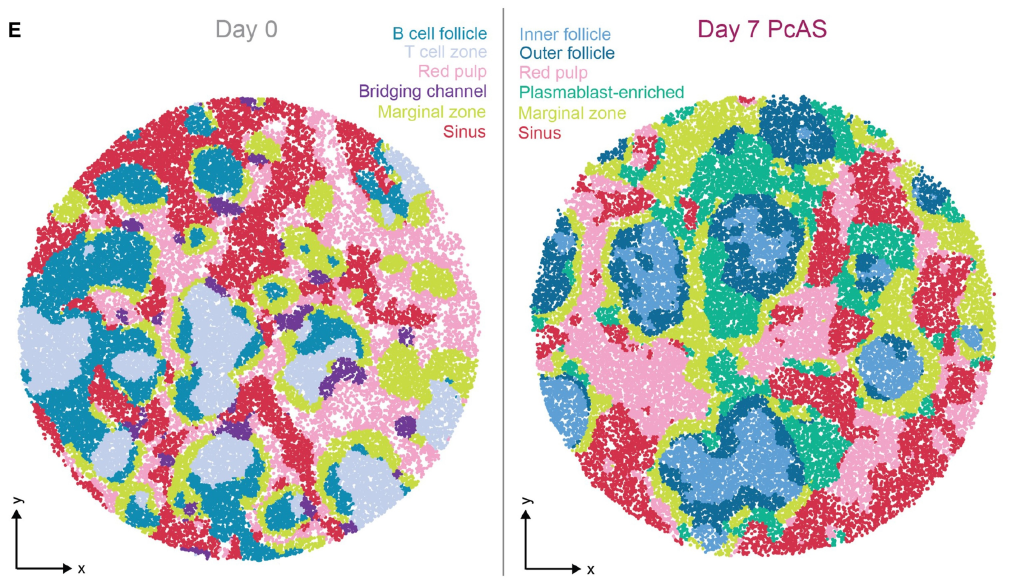
#> input picture images/gr3_lrg.jpg, 3051 x 1738 px, found by its file name (shown at 1/3 size)
$ python figure_dark.py images/gr3_lrg.jpg images/gr3_dark.webp 1200 0.7
#> lines starting #> are read from the running program, lines starting #| are printed output that depends on the picture
"""Makes a dark-background version of a white-background figure (a paper figure screenshot).

White becomes transparent; coloured marks keep their exact colours; black/grey text and lines turn
light. Anti-aliased edges are un-blended from white using the solid colour next to them, so edges
stay clean (no white fringes) on a dark page.

Optional 4th argument, lift (0-1, default 0): brightens the darkest colours (OKLab lightness below
0.62), so dark labels stay readable on a dark page. Every pixel of a colour moves the same way, so
legend labels still match the marks they describe.

Usage (needs Pillow and NumPy):
    python3 tools/figure_dark.py images/gr3_lrg.jpg images/gr3_dark.webp 1200 0.7
"""
import sys
import numpy as np
from PIL import Image

src, dst, width = sys.argv[1], sys.argv[2], int(sys.argv[3])
lift = float(sys.argv[4]) if len(sys.argv) > 4 else 0.0
im = Image.open(src).convert("RGB")
#> im is the input picture: PIL image 3051x1738 RGB; mean R, G, B 202.7, 199, 196.1
if im.width > width:
    im = im.resize((width, round(im.height * width / im.width)), Image.LANCZOS)
#> im: PIL image 1200x684 RGB
c = np.asarray(im).astype(np.float32) / 255.0
H, W, _ = c.shape
#> H = 684; W = 1200

ink = (1 - c).max(-1)          # how far from white each pixel is

# For each pixel, the "solid" colour of the mark it belongs to: the inkiest pixel within 2px.
R = 2
pad = np.pad(c, ((R, R), (R, R), (0, 0)), mode="edge")
pad_ink = np.pad(ink, R, mode="edge")
best_ink = np.full((H, W), -1.0, np.float32)
F = np.ones_like(c)
for dy in range(2 * R + 1):
    for dx in range(2 * R + 1):
        k = pad_ink[dy:dy + H, dx:dx + W]
        better = k > best_ink
        best_ink = np.where(better, k, best_ink)
        F = np.where(better[..., None], pad[dy:dy + H, dx:dx + W], F)
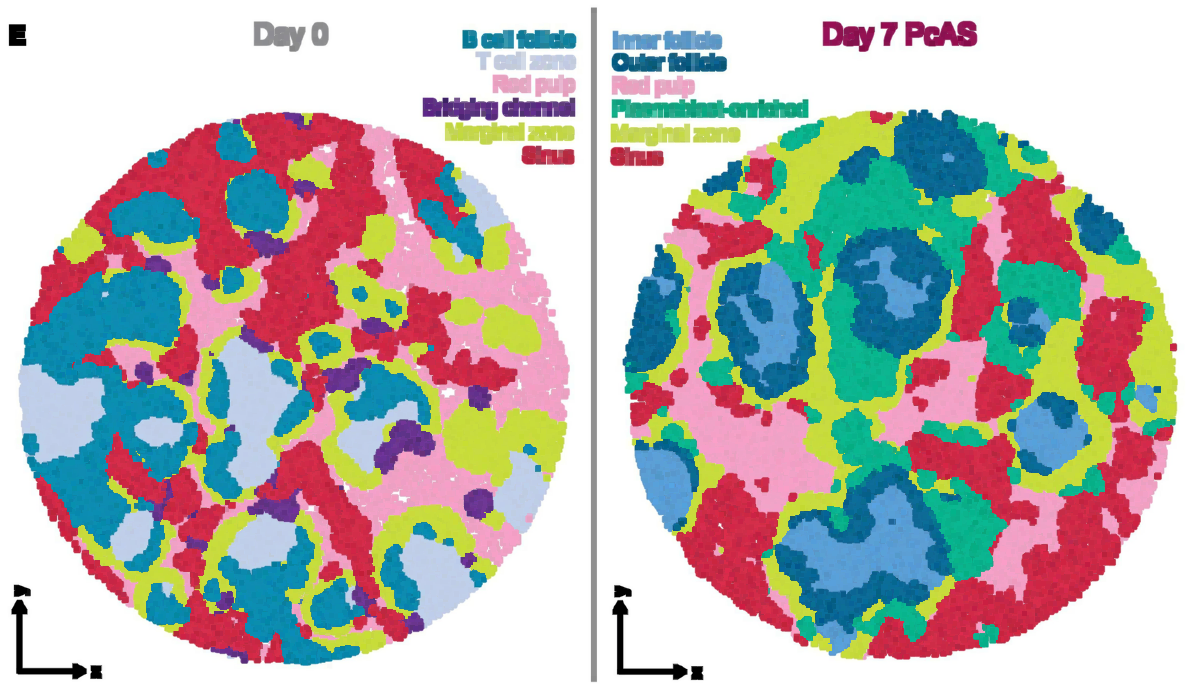
#> F: shape (684, 1200, 3) float32; mean R, G, B 0.723, 0.709, 0.697
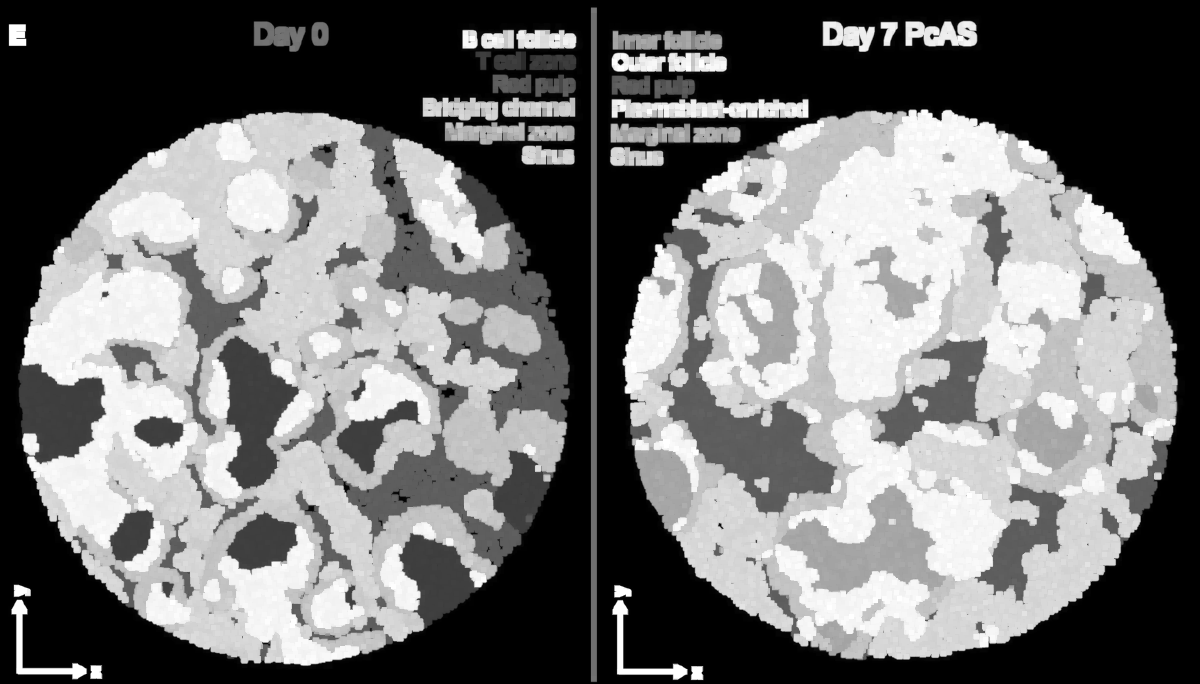
#> best_ink: shape (684, 1200) float32; min 0, max 1, mean 0.458
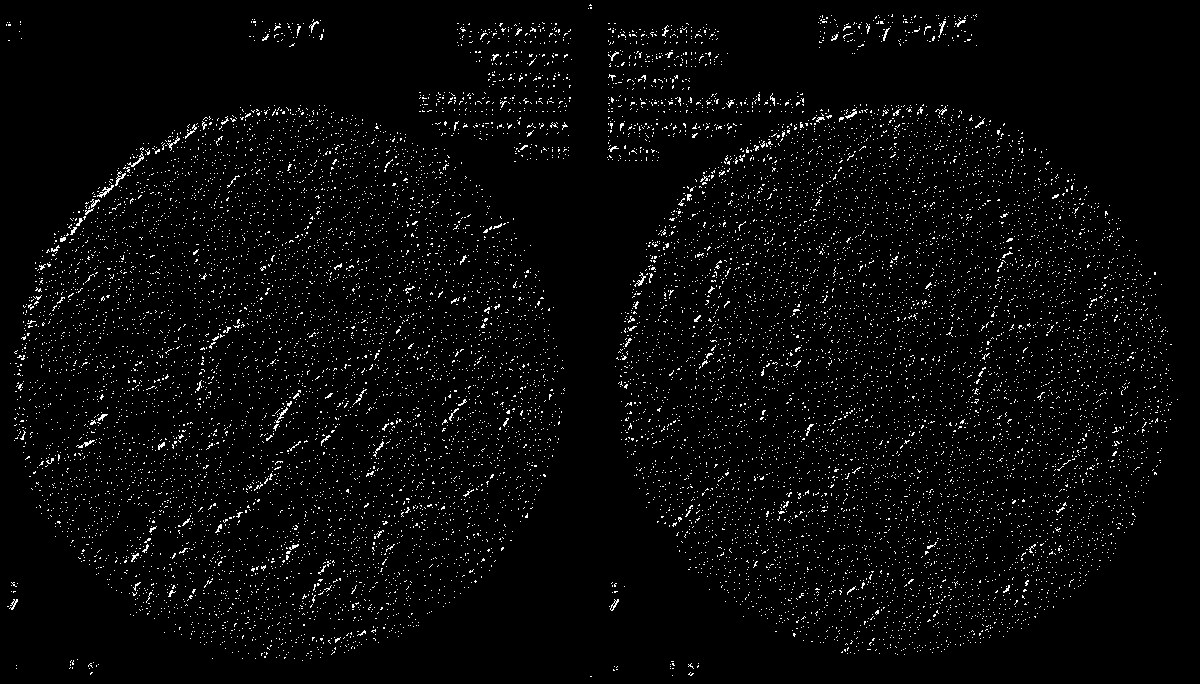
#> better: shape (684, 1200) bool; 3.1% white in thin lines or dots

# Pixel = a * F + (1 - a) * white  ->  solve for a (least squares over the channels).
d = 1 - F
a = ((1 - c) * d).sum(-1) / np.maximum((d * d).sum(-1), 1e-4)
a = np.clip(a, 0, 1)
a = np.clip((a - 0.06) / 0.94, 0, 1)          # drop JPEG noise in the white background
a = np.where(best_ink < 0.08, 0, a)           # nothing but background nearby

# Neutral marks (black/grey text, axes, the divider): light ink, as opaque as the mark was dark.
F_chroma = F.max(-1) - F.min(-1)
neutral = np.clip((0.10 - F_chroma) / 0.05, 0, 1)[..., None]
light = np.array([0.93, 0.90, 0.91], np.float32)
F_dark = (1 - F.mean(-1))[..., None]
def lift_dark(rgb, amount, floor=0.62):
    """Raises OKLab lightness below `floor` towards it, keeping hue and chroma."""
#> called with amount = 0.7, floor = 0.62
    lin = np.where(rgb <= 0.04045, rgb / 12.92, ((rgb + 0.055) / 1.055) ** 2.4)
    M1 = np.array([[0.4122214708, 0.5363325363, 0.0514459929],
                   [0.2119034982, 0.6806995451, 0.1073969566],
                   [0.0883024619, 0.2817188376, 0.6299787005]], np.float32)
    M2 = np.array([[0.2104542553, 0.7936177850, -0.0040720468],
                   [1.9779984951, -2.4285922050, 0.4505937099],
                   [0.0259040371, 0.7827717662, -0.8086757660]], np.float32)
    lab = np.cbrt(lin @ M1.T) @ M2.T
    L = lab[..., 0]
    lab[..., 0] = np.where(L < floor, L + (floor - L) * amount, L)
    lms = (lab @ np.linalg.inv(M2).T) ** 3
    lin = np.clip(lms @ np.linalg.inv(M1).T, 0, 1)
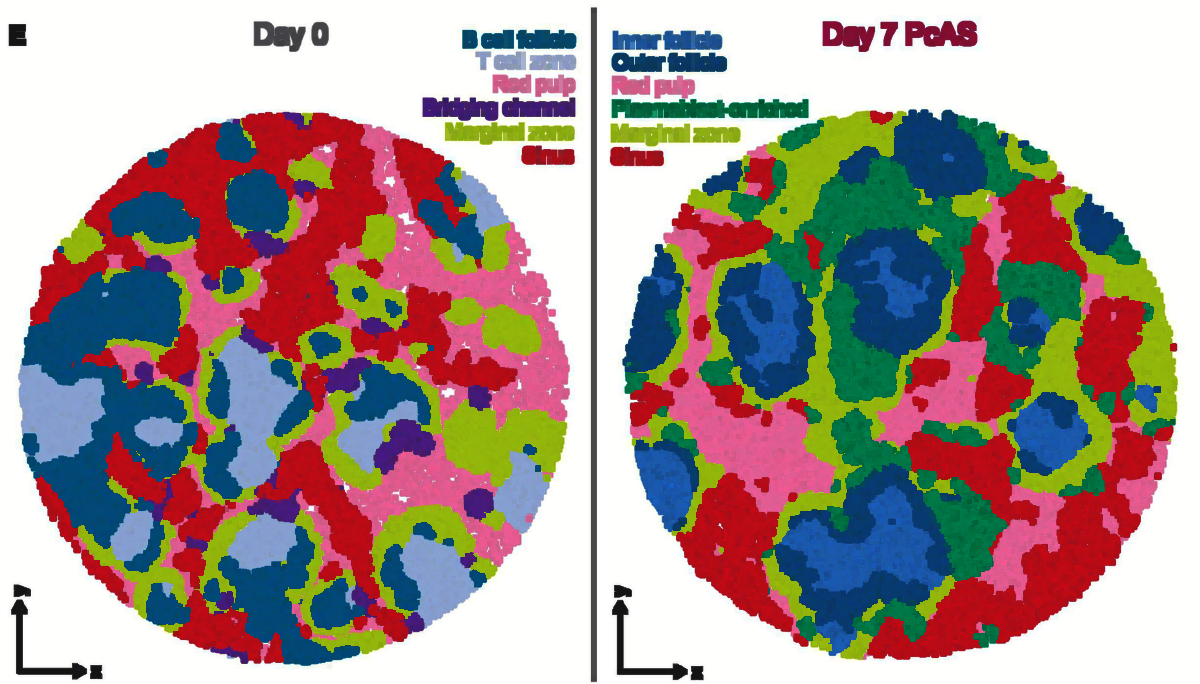
#> lin: shape (684, 1200, 3) float32; mean R, G, B 0.655, 0.59, 0.576
    return np.where(lin <= 0.0031308, lin * 12.92, 1.055 * lin ** (1 / 2.4) - 0.055)

if lift > 0:
    F = lift_dark(F, lift)
rgb = F * (1 - neutral) + light * neutral
alpha = a[..., None] * ((1 - neutral) + neutral * np.clip(F_dark * 1.5, 0, 1))

out = np.dstack([rgb, alpha])
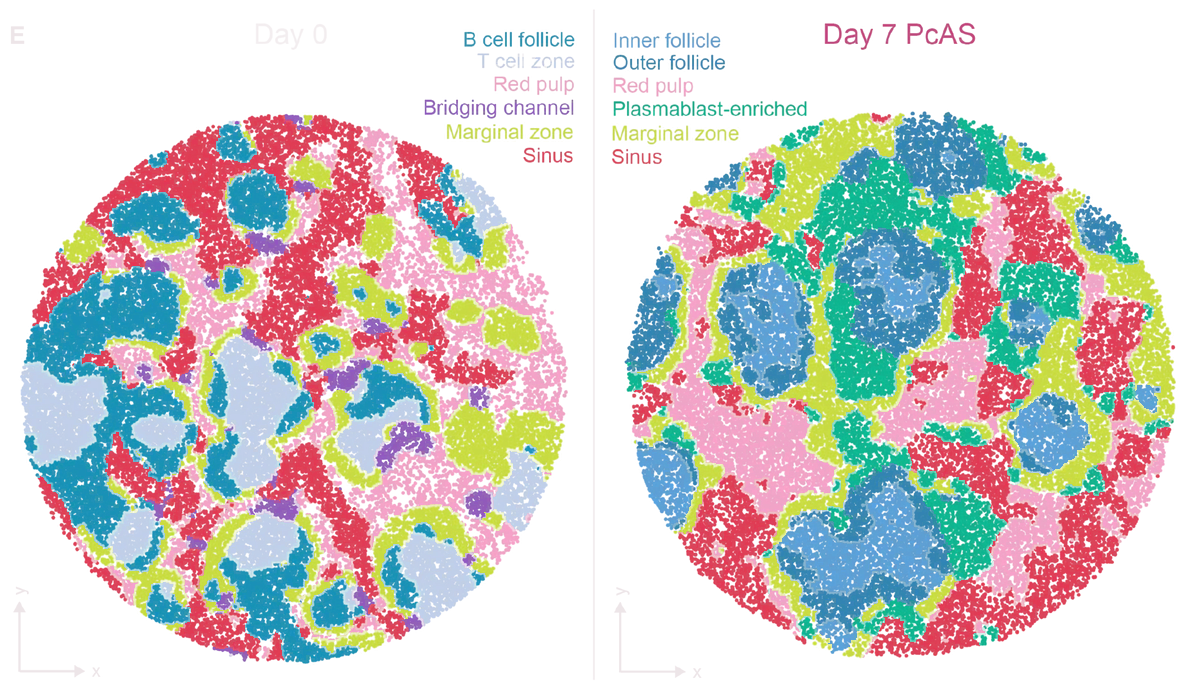
#> out: shape (684, 1200, 4) float32; mean R, G, B, A 0.73, 0.697, 0.688, 0.45; transparent parts drawn white
result = Image.fromarray((out * 255 + 0.5).astype(np.uint8), "RGBA")
if dst.lower().endswith(".webp"):
    result.save(dst, lossless=True, method=6)
else:
    result.save(dst, optimize=True)
